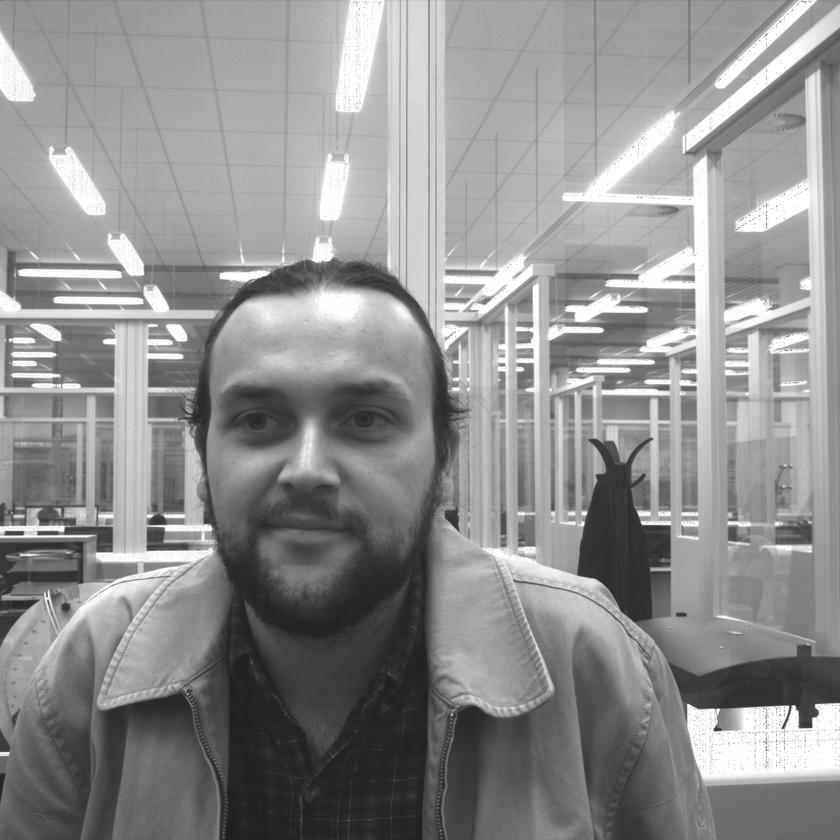
#> input picture 3dru/data/face1.png, 840 x 840 px, shrunk from 2048 x 2048 before the run, found by its file name
$ python orbMatch.py
#> lines starting #> are read from the running program, lines starting #| are printed output that depends on the picture
### sift/util.py
import cv2

face_cascade = cv2.CascadeClassifier('sift/trainingData/haarcascade_frontalface_default.xml')


def cropface(img):
    faces = face_cascade.detectMultiScale(img, 1.3, 5)

    x, y, w, h = faces[0]

    img = img[y:(y + h), x:(x + w)]

    if len(faces) < 1:
        print("Potentially unexpected behaviour, no face was detected")
    elif len(faces) > 1:
        print("Potentially unexpected behaviour, more than 1 face detected")

    return img

### 3dru/orbMatch.py
import cv2
from util import cropface

img1 = cropface(cv2.imread('3dru/data/face1.png', cv2.IMREAD_GRAYSCALE))
#> in cropface, `faces = face_cascade.detectMultiScale(img, 1.3, 5)`: faces = [[164, 309, 293, 293]]
#> in cropface, img is the input picture: shape (840, 840); min 29, max 255, mean 142.9
#> in cropface, `x, y, w, h = faces[0]`: x = 164; y = 309; w = 293
#> in cropface, `img = img[y:(y + h), x:(x + w)]`:
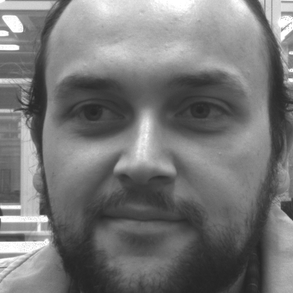
#> img: shape (293, 293); min 36, max 255, mean 119.2
img2 = cropface(cv2.imread('3dru/data/face2.png', cv2.IMREAD_GRAYSCALE))
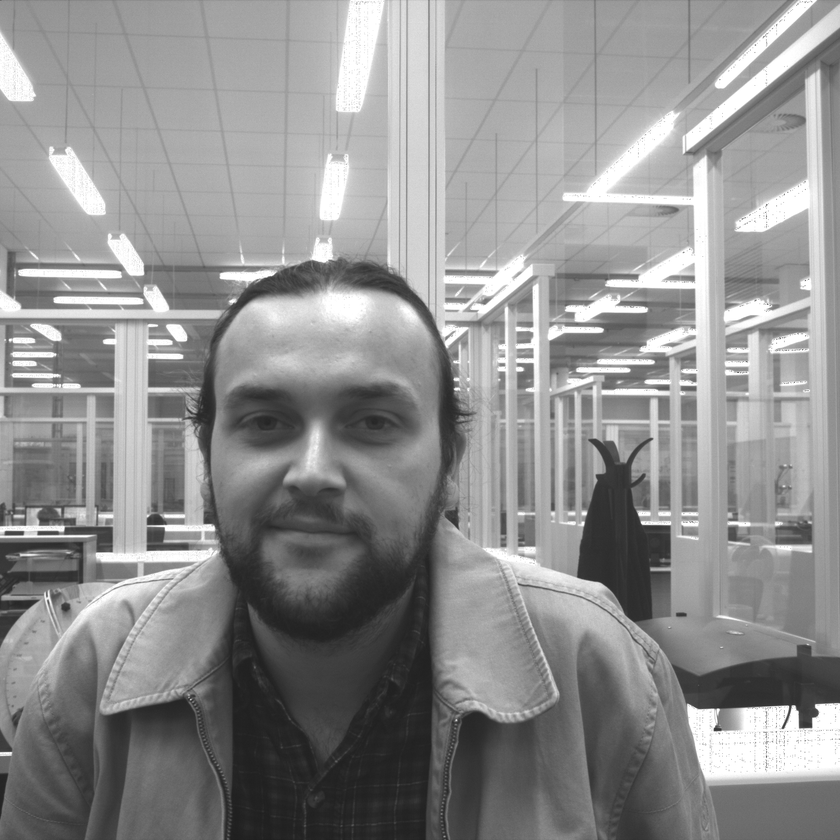
#> input picture 3dru/data/face2.png, 840 x 840 px, shrunk from 2048 x 2048 before the run, found by its file name
#> in cropface (call 2), `faces = face_cascade.detectMultiScale(img, 1.3, 5)`: faces = [[167, 311, 289, 289]]
#> in cropface, img is the input picture: shape (840, 840); min 30, max 255, mean 143.2
#> in cropface (call 2), `x, y, w, h = faces[0]`: x = 167; y = 311; w = 289
#> in cropface (call 2), `img = img[y:(y + h), x:(x + w)]`:
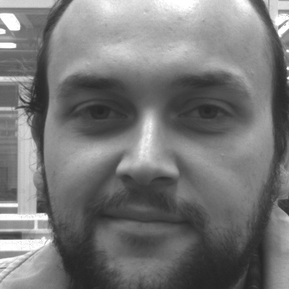
#> img: shape (289, 289); min 36, max 255, mean 119.4

# Initiate ORB detector
orb = cv2.ORB_create()

# find the keypoints and descriptors with ORB
kp1, des1 = orb.detectAndCompute(img1, None)
#> kp1 = 124 keypoints; strongest (x, y, size): (46, 218, 37.2), (46, 217, 44.6), (47, 218, 31), (40, 213, 31)
kp2, des2 = orb.detectAndCompute(img2, None)
#> kp2 = 118 keypoints; strongest (x, y, size): (46, 216, 44.6), (47, 216, 37.2), (37, 211, 31), (46, 214, 31)

# FLANN parameters
FLANN_INDEX_KDTREE = 1
index_params = dict(algorithm=6,
                    table_numbe=6,        # 12
                    key_size=12,          # 20
                    multi_probe_level=1)  # 2

search_params = dict(checks=50)   # or pass empty dictionary

flann = cv2.FlannBasedMatcher(index_params, search_params)
matches = flann.knnMatch(des1, des2, k=2)
#> matches = 124 matches

# Need to draw only good matches, so create a mask
matchesMask = [[0, 0] for i in xrange(len(matches))]
#> matchesMask = 124 pairs, first value 0 to 0, second value 0 to 0

# ratio test as per Lowe's paper
for i, (m, n) in enumerate(matches):
    if m.distance < 0.7 * n.distance:
        matchesMask[i] = [1, 0]
#> this loop made 124 passes
#> after the loop, matchesMask = 124 pairs, first value 0 to 1, second value 0 to 0

draw_params = dict(matchColor=(0, 255, 0),
                   singlePointColor=(255, 0, 0),
                   matchesMask=matchesMask,
                   flags=0)
#> draw_params = 4 items

img3 = cv2.drawMatchesKnn(img1, kp1, img2, kp2, matches, None, **draw_params)
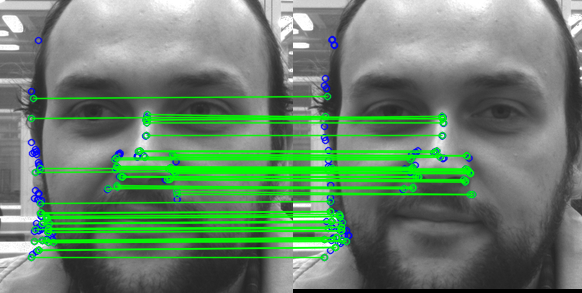
#> img3: shape (293, 582, 3); mean of channels 0, 1, 2 107.2, 132, 104.9; drawn as B, G, R

cv2.imwrite('3dru/results/orbMatch.png', img3)
